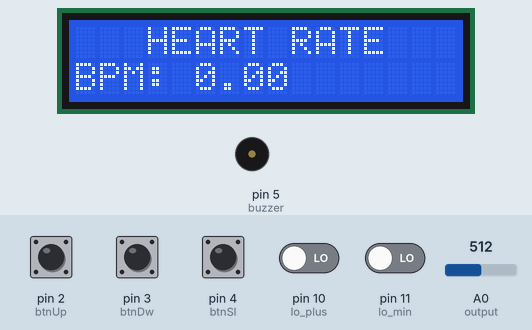
This sketch was run on a simulated Arduino Uno, built with avr-gcc and run on an emulated ATmega328P. On the bench: 16×2 character LCD, buzzer (waves = sounding, pin HIGH). The test bench sets the inputs (shaded band); at power-on: pin 2 (btnUp), pin 3 (btnDw), pin 4 (btnSl) HIGH, pin 10 (lo_plus), pin 11 (lo_min) LOW, A0 (output) = 512. EEPROM starts erased; what the sketch prints to the serial monitor is not drawn.

Above: at 1.2 s.
1.3 s: pin 4 (btnSl) pulled LOW for 1 s
At 2.7 s:
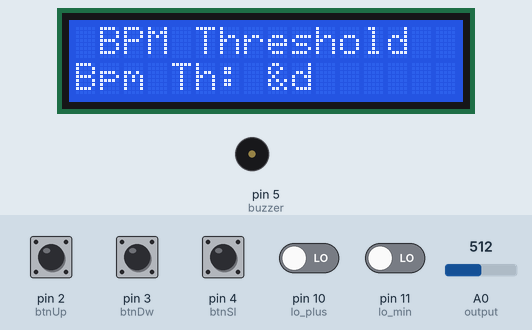
5.3 s: pin 2 (btnUp) pulled LOW for 0.15 s
At 5.62 s:
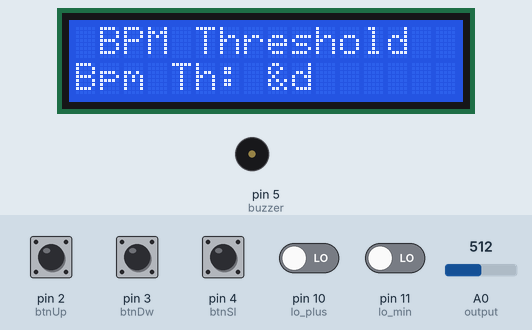
8.4 s: pin 10 (lo_plus) driven HIGH
11.4 s: pin 10 (lo_plus) driven LOW
14.4 s: pin 4 (btnSl) pulled LOW for 0.15 s
At 14.82 s:
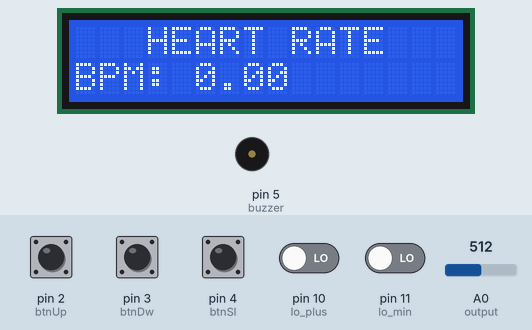
15.1 s: pin 4 (btnSl) pulled LOW for 0.15 s
At 15.84 s:
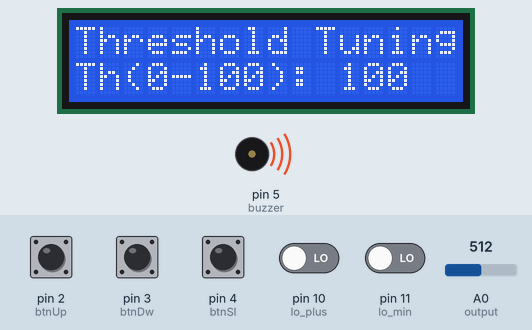
Timing chart, 0 to 63.3 s (numbered marks = the images above; inputs shaded):
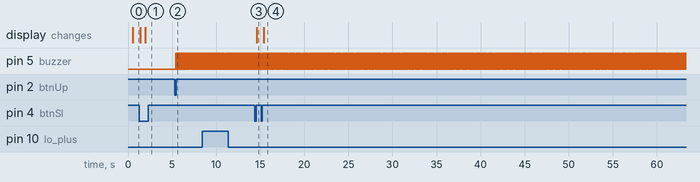

Measured:
- after the input at 1.3 s, the display: first changes after 0.11 s (image 1 shows a later state)
- after the input at 5.3 s, pin 5 (buzzer): alternates HIGH for 0.06 s and LOW for 0.06 s, starting after 0.12 s
- after the input at 14.4 s, the display: changes after 0.23 s (image 3)
- after the input at 15.1 s, the display: changes after 0.29 s (image 4)

The sketch:

BpmMonitor.ino
```cpp
#include <LiquidCrystal_I2C.h>
#include <EEPROM.h>

LiquidCrystal_I2C lcd(0x27, 16, 2);

// pin button
#define btnUp 2
#define btnDw 3
#define btnSl 4
// pin buzzer
#define buzzer 5
// pin sensor bpm
#define output A0
#define lo_min 11
#define lo_plus 10

uint8_t bpmThreshold = 90;
uint8_t threshold = 50;
uint8_t bpm = 0;
bool flagTh  = true;
bool flagTuning = 0;
bool flagTuning2 = 0;
uint8_t menu = 0;
bool buzzState = false;

unsigned long lcdTiming = 0;
unsigned long btnTiming = 0;

void setup() {
  Serial.begin(115200);

  Serial.println(F("Inisialisasi Pinout"));
  pinMode(btnUp, INPUT_PULLUP);
  pinMode(btnDw, INPUT_PULLUP);
  pinMode(btnSl, INPUT_PULLUP);
  pinMode(buzzer, OUTPUT);
  pinMode(lo_min, INPUT);
  pinMode(lo_plus, INPUT);

  Serial.println(F("Inisialisasi LCD"));
  lcd.begin();
  lcd.backlight();
  lcd.clear();

  Serial.println(F("Membaca nilai threshold yang tersimpan"));
  threshold = EEPROM.read(0);
  threshold = constrain(threshold, 0, 100);
  bpmThreshold = EEPROM.read(1);

  Serial.println(F("Program dimulai"));
}

void loop() {
  if(digitalRead(lo_min) == 1 || digitalRead(lo_plus) == 1) {
    bpm = 0;
  } else {
    uint8_t sensorValue = bacaSensor();
    if(sensorValue > threshold && flagTh){
      hitungBPM();
      flagTh = false;
    } else if(sensorValue < threshold){
      flagTh = true;
    }
  }

  if(isBtnUp() && (unsigned long) millis()-btnTiming >= 500){
    switch(menu){
      case 1: threshold += 1; flagTuning = 1; break;
      case 2: bpmThreshold += 1; flagTuning2 = 1; break;
    }
    btnTiming = millis();
  }
  if(isBtnDw() && (unsigned long) millis()-btnTiming >= 500){
    switch(menu){
      case 1: threshold -= 1; flagTuning = 1; break;
      case 2: bpmThreshold -= 1; flagTuning2 = 1; break;
    }
    btnTiming = millis();
  }
  if(isBtnSl() && (unsigned long) millis()-btnTiming >= 500){
    if(++menu > 2) menu = 0;
    btnTiming = millis();
  }
  if(flagTuning && (unsigned long) millis()-btnTiming >= 5000){
    flagTuning = 0;
    simpanThreshold();
  }
  if(flagTuning2 && (unsigned long) millis()-btnTiming >= 5000){
    flagTuning2 = 0;
    simpanBpmThreshold();
  }

  if((unsigned long) millis()-lcdTiming >= 500){
    switch(menu){
      case 0: vMonitor(); break;
      case 1: vTuning(); break;
      case 2: vTuning2(); break;
    }

    if(bpm >= bpmThreshold){
      digitalWrite(buzzer, buzzState);
      buzzState = !buzzState;
    }
  }
}

void vMonitor(){
  char buff[16] = {0};
  char f1[7] = {0};
  dtostrf(bpm,3,2,f1);
  sprintf(buff,"BPM: %s",f1);
  lcdLine(1, "   HEART RATE   ");
  lcdLine(2, buff);
}

void vTuning(){
  char buff[16] = {0};
  sprintf(buff, "Th(0-100): %d", threshold);
  lcdLine(1, "Threshold Tuning");
  lcdLine(2, buff);
}

void vTuning2(){
  char buff[16] = {0};
  sprintf(buff, "Bpm Th: &d", bpmThreshold);
  lcdLine(1, " BPM Threshold  ");
  lcdLine(2, buff);
}

// output skala 0-100
uint8_t bacaSensor(){
  uint16_t value = analogRead(output);
  return (value / 1024.0) * 100;
}

unsigned long dBeat = millis();
float beats[500] = {0};
uint16_t index = 0;
void hitungBPM(){
  unsigned long beat = millis();
  int diff = beat - dBeat;
  float currentBpm = 60000.0 / diff;
  beats[index] = currentBpm;
  float total = 0.0;
  for(uint8_t i=0; i<500; i++){
    total += beats[i];
  }
  bpm = total / 500;
  dBeat = beat;
  if(++index >= 500) index = 0;
}

void lcdLine(uint8_t line, String text){
  lcd.setCursor(0, line-1);
  lcd.print("                ");
  lcd.setCursor(0, line-1);
  lcd.print(text);
}

void simpanThreshold(){
  EEPROM.write(0, threshold);
}

void simpanBpmThreshold(){
  EEPROM.write(1, bpmThreshold);
}

#define MAX_DETECT 20
#define MIN_DETECT 15
bool isBtnUp(){
  uint8_t cnt = 0;
  for(uint8_t i=0; i<MAX_DETECT; i++){
    if(digitalRead(btnUp) == 0) cnt++;
    delayMicroseconds(10);
  }
  if(cnt > MIN_DETECT) return true;
  return false;
}
bool isBtnDw(){
  uint8_t cnt = 0;
  for(uint8_t i=0; i<MAX_DETECT; i++){
    if(digitalRead(btnDw) == 0) cnt++;
    delayMicroseconds(10);
  }
  if(cnt > MIN_DETECT) return true;
  return false;
}
bool isBtnSl(){
  uint8_t cnt = 0;
  for(uint8_t i=0; i<MAX_DETECT; i++){
    if(digitalRead(btnSl) == 0) cnt++;
    delayMicroseconds(10);
  }
  if(cnt > MIN_DETECT) return true;
  return false;
}
```
